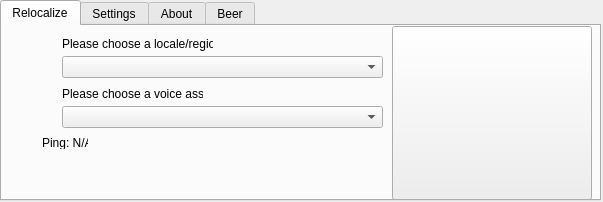
<?xml version="1.0" encoding="UTF-8"?>
<ui version="4.0">
 <class>RelocalizerMain</class>
 <widget class="QMainWindow" name="RelocalizerMain">
  <property name="geometry">
   <rect>
    <x>0</x>
    <y>0</y>
    <width>603</width>
    <height>202</height>
   </rect>
  </property>
  <property name="sizePolicy">
   <sizepolicy hsizetype="Fixed" vsizetype="Fixed">
    <horstretch>0</horstretch>
    <verstretch>0</verstretch>
   </sizepolicy>
  </property>
  <property name="minimumSize">
   <size>
    <width>603</width>
    <height>202</height>
   </size>
  </property>
  <property name="maximumSize">
   <size>
    <width>603</width>
    <height>202</height>
   </size>
  </property>
  <property name="windowTitle">
   <string>Simon's Relocalizer</string>
  </property>
  <property name="windowIcon">
   <iconset>
    <normaloff>resources/SC2-SimonsRelocalizer.ico</normaloff>resources/SC2-SimonsRelocalizer.ico</iconset>
  </property>
  <widget class="QWidget" name="centralwidget">
   <widget class="QTabWidget" name="tabWidget">
    <property name="geometry">
     <rect>
      <x>0</x>
      <y>0</y>
      <width>601</width>
      <height>201</height>
     </rect>
    </property>
    <property name="currentIndex">
     <number>0</number>
    </property>
    <widget class="QWidget" name="tab">
     <attribute name="title">
      <string>Relocalize</string>
     </attribute>
     <widget class="QPushButton" name="relocalizeButton">
      <property name="geometry">
       <rect>
        <x>390</x>
        <y>0</y>
        <width>200</width>
        <height>174</height>
       </rect>
      </property>
      <property name="text">
       <string/>
      </property>
      <property name="icon">
       <iconset>
        <normaloff>../resources/new_relocalize_button.jpg</normaloff>../resources/new_relocalize_button.jpg</iconset>
      </property>
      <property name="iconSize">
       <size>
        <width>195</width>
        <height>169</height>
       </size>
      </property>
     </widget>
     <widget class="QComboBox" name="comboBox">
      <property name="geometry">
       <rect>
        <x>60</x>
        <y>30</y>
        <width>321</width>
        <height>22</height>
       </rect>
      </property>
     </widget>
     <widget class="QComboBox" name="comboBox_2">
      <property name="geometry">
       <rect>
        <x>60</x>
        <y>80</y>
        <width>321</width>
        <height>22</height>
       </rect>
      </property>
     </widget>
     <widget class="QLabel" name="localeLabel">
      <property name="geometry">
       <rect>
        <x>60</x>
        <y>10</y>
        <width>151</width>
        <height>16</height>
       </rect>
      </property>
      <property name="text">
       <string>Please choose a locale/region:</string>
      </property>
     </widget>
     <widget class="QLabel" name="assetLabel">
      <property name="geometry">
       <rect>
        <x>60</x>
        <y>60</y>
        <width>141</width>
        <height>16</height>
       </rect>
      </property>
      <property name="text">
       <string>Please choose a voice asset:</string>
      </property>
     </widget>
     <widget class="QLabel" name="label">
      <property name="geometry">
       <rect>
        <x>30</x>
        <y>30</y>
        <width>25</width>
        <height>25</height>
       </rect>
      </property>
      <property name="text">
       <string/>
      </property>
      <property name="pixmap">
       <pixmap>resources/relocalization.png</pixmap>
      </property>
     </widget>
     <widget class="QLabel" name="label_2">
      <property name="geometry">
       <rect>
        <x>30</x>
        <y>80</y>
        <width>25</width>
        <height>25</height>
       </rect>
      </property>
      <property name="text">
       <string/>
      </property>
      <property name="pixmap">
       <pixmap>resources/voice_asset.png</pixmap>
      </property>
      <property name="scaledContents">
       <bool>false</bool>
      </property>
     </widget>
     <widget class="QLabel" name="pingLabel">
      <property name="geometry">
       <rect>
        <x>40</x>
        <y>110</y>
        <width>46</width>
        <height>13</height>
       </rect>
      </property>
      <property name="text">
       <string>Ping: N/A</string>
      </property>
     </widget>
    </widget>
    <widget class="QWidget" name="tab_2">
     <attribute name="title">
      <string>Settings</string>
     </attribute>
    </widget>
    <widget class="QWidget" name="tab_3">
     <attribute name="title">
      <string>About</string>
     </attribute>
    </widget>
    <widget class="QWidget" name="tab_4">
     <attribute name="title">
      <string>Beer</string>
     </attribute>
    </widget>
   </widget>
  </widget>
 </widget>
 <resources/>
 <connections/>
</ui>
